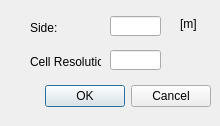
<?xml version="1.0" encoding="utf-8"?>
<ui version="4.0">
  <class>TerrainSizeInputDialog</class>
  <widget class="QDialog" name="TerrainSizeInputDialog">
    <property name="geometry">
      <rect>
        <x>0</x>
        <y>0</y>
        <width>220</width>
        <height>126</height>
      </rect>
    </property>
    <property name="windowTitle">
      <string>Dialog</string>
    </property>
    <widget class="QWidget" name="layoutWidget">
      <property name="geometry">
        <rect>
          <x>10</x>
          <y>80</y>
          <width>201</width>
          <height>33</height>
        </rect>
      </property>
      <layout class="QHBoxLayout">
        <property name="spacing">
          <number>6</number>
        </property>
        <property name="margin">
          <number>0</number>
        </property>
        <item>
          <spacer>
            <property name="orientation">
              <enum>Qt::Horizontal</enum>
            </property>
            <property name="sizeHint" stdset="0">
              <size>
                <width>31</width>
                <height>31</height>
              </size>
            </property>
          </spacer>
        </item>
        <item>
          <widget class="QPushButton" name="okButton">
            <property name="text">
              <string>OK</string>
            </property>
          </widget>
        </item>
        <item>
          <widget class="QPushButton" name="cancelButton">
            <property name="text">
              <string>Cancel</string>
            </property>
          </widget>
        </item>
      </layout>
    </widget>
    <widget class="QLabel" name="label">
      <property name="geometry">
        <rect>
          <x>30</x>
          <y>20</y>
          <width>41</width>
          <height>16</height>
        </rect>
      </property>
      <property name="text">
        <string>Side:</string>
      </property>
    </widget>
    <widget class="QLineEdit" name="lineEditSide">
      <property name="geometry">
        <rect>
          <x>110</x>
          <y>16</y>
          <width>51</width>
          <height>20</height>
        </rect>
      </property>
    </widget>
    <widget class="QLabel" name="label_2">
      <property name="geometry">
        <rect>
          <x>180</x>
          <y>16</y>
          <width>21</width>
          <height>16</height>
        </rect>
      </property>
      <property name="text">
        <string>[m]</string>
      </property>
    </widget>
    <widget class="QLabel" name="label_5">
      <property name="geometry">
        <rect>
          <x>30</x>
          <y>54</y>
          <width>71</width>
          <height>16</height>
        </rect>
      </property>
      <property name="text">
        <string>Cell Resolution:</string>
      </property>
    </widget>
    <widget class="QLineEdit" name="lineEditCellResolution">
      <property name="geometry">
        <rect>
          <x>110</x>
          <y>50</y>
          <width>51</width>
          <height>20</height>
        </rect>
      </property>
    </widget>
  </widget>
  <resources/>
  <connections/>
</ui>
